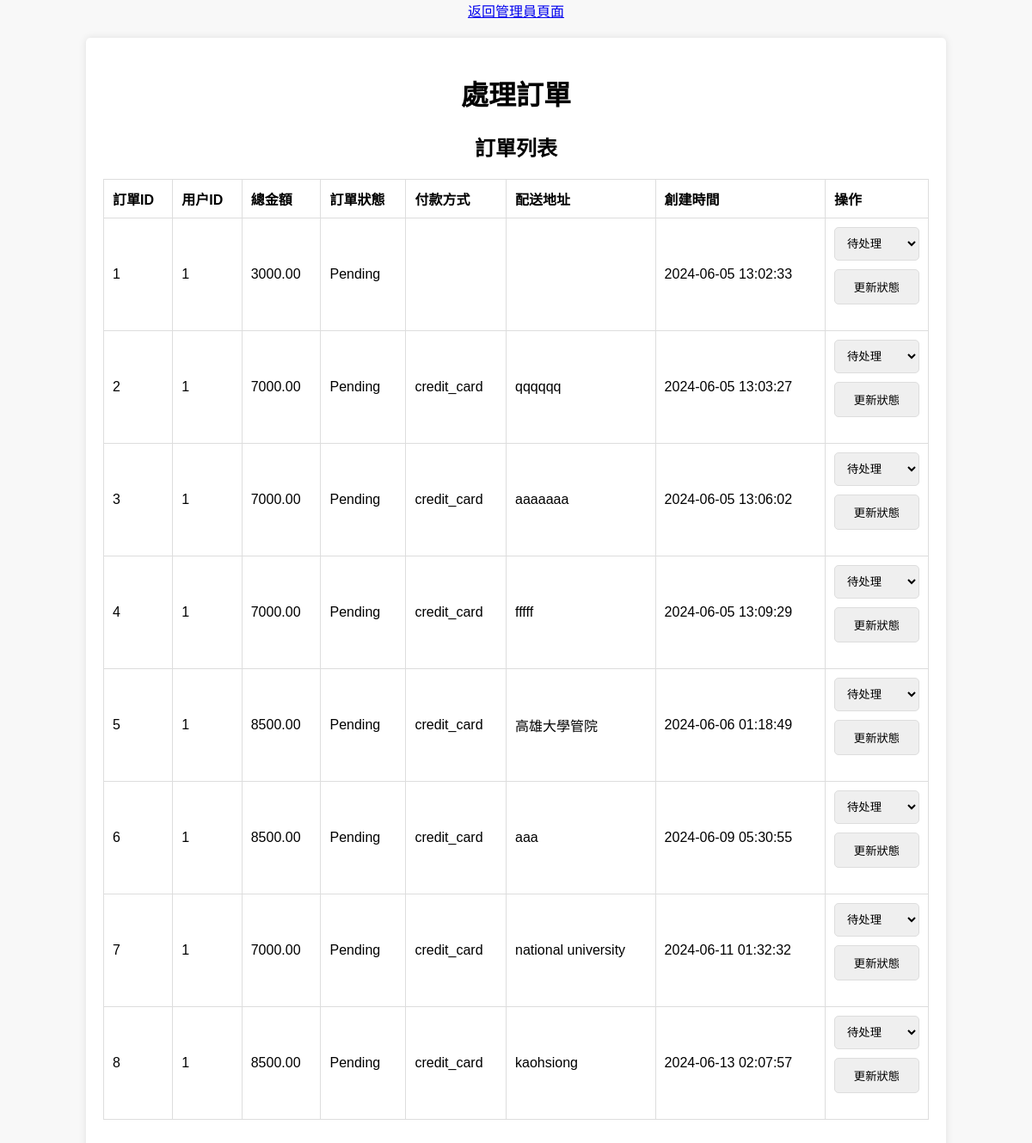
The page /manage_orders.php on the database its author committed.
### tables this page shows
CREATE TABLE `orders` (
  `id` int(11) NOT NULL,
  `user_id` int(11) NOT NULL,
  `total_amount` decimal(10,2) NOT NULL,
  `order_status` varchar(50) NOT NULL,
  `payment_method` varchar(50) NOT NULL,
  `shipping_address` text NOT NULL,
  `created_at` timestamp NOT NULL DEFAULT current_timestamp()
);

### manage_orders.php (the view, shortened to what this page needs)
<!DOCTYPE html>
<html lang="zh">
<head>
</head>
<body>
    <div style="text-align: center; margin-bottom: 20px;">
        <a href="admin.php">返回管理員頁面</a>
<div class="container">
    <h1>處理訂單</h1>
    <?php
$servername = "sql313.infinityfree.com";
$username = "if0_36681160";
$password = "phpyonex007";
$dbname = "if0_36681160_badminton_store";
    $conn = new mysqli($servername, $username, $password, $dbname);
    $conn->set_charset("utf8mb4");
    $sql = "SELECT * FROM orders";
    $result = $conn->query($sql);
    ?>
    <h2>訂單列表</h2>
    <table>
        <tr>
            <th>訂單ID</th>
            <th>用户ID</th>
            <th>總金額</th>
            <th>訂單狀態</th>
            <th>付款方式</th>
            <th>配送地址</th>
            <th>創建時間</th>
            <th>操作</th>
        </tr>
        <?php
        if ($result->num_rows > 0) {
            while ($row = $result->fetch_assoc()) {
                echo "<tr>";
                echo "<td>" . $row['id'] . "</td>";
                echo "<td>" . $row['user_id'] . "</td>";
                echo "<td>" . $row['total_amount'] . "</td>";
                echo "<td>" . $row['order_status'] . "</td>";
                echo "<td>" . $row['payment_method'] . "</td>";
                echo "<td>" . $row['shipping_address'] . "</td>";
                echo "<td>" . $row['created_at'] . "</td>";
                echo "<td>";
                echo "<form action='manage_orders.php' method='POST'>";
                echo "<select name='order_status'>";
                echo "<option value='Pending'" . ($row['order_status'] == 'Pending' ? ' selected' : '') . ">待处理</option>";
                echo "</select>";
                echo "<input type='submit' name='update_order_status' value='更新狀態'>";
                echo "</form>";
                echo "</td>";
                echo "</tr>";
            }
        } else {
            echo "<tr><td colspan='8'>没有訂單</td></tr>";
        }
        ?>
    </table>
</div>
</body>
</html>

### manage_orders.php (style rules this page uses)
body { font-family: Arial, sans-serif; background-color: #f8f8f8; margin: 0; padding: 0; }
.container { width: 80%; margin: 0 auto; padding: 20px; background-color: #fff; border-radius: 5px; box-shadow: 0 0 10px rgba(0, 0, 0, 0.1); margin-top: 20px; }
h1 { text-align: center; }
table { width: 100%; border-collapse: collapse; margin: 20px 0; }
table, th, td { border: 1px solid #ddd; }
th, td { padding: 10px; text-align: left; }
form { display: flex; flex-direction: column; gap: 10px; margin-bottom: 20px; }
form select, form input[type="submit"] { padding: 10px; border: 1px solid #ddd; border-radius: 5px; }

### rows shown on the page
orders: id "1", user "1", total_amount "3000.00", order_status "Pending", created_at "2024-06-05 13:02:33", order_status "待处理"
orders: id "2", user "1", total_amount "7000.00", order_status "Pending", payment_method "credit_card", shipping_address "qqqqqq", created_at "2024-06-05 13:03:27", order_status "待处理"
orders: id "3", user "1", total_amount "7000.00", order_status "Pending", payment_method "credit_card", shipping_address "aaaaaaa", created_at "2024-06-05 13:06:02", order_status "待处理"
orders: id "4", user "1", total_amount "7000.00", order_status "Pending", payment_method "credit_card", shipping_address "fffff", created_at "2024-06-05 13:09:29", order_status "待处理"
orders: id "5", user "1", total_amount "8500.00", order_status "Pending", payment_method "credit_card", shipping_address "高雄大學管院", created_at "2024-06-06 01:18:49", order_status "待处理"
orders: id "6", user "1", total_amount "8500.00", order_status "Pending", payment_method "credit_card", shipping_address "aaa", created_at "2024-06-09 05:30:55", order_status "待处理"
orders: id "7", user "1", total_amount "7000.00", order_status "Pending", payment_method "credit_card", shipping_address "national university", created_at "2024-06-11 01:32:32", order_status "待处理"
orders: id "8", user "1", total_amount "8500.00", order_status "Pending", payment_method "credit_card", shipping_address "kaohsiong", created_at "2024-06-13 02:07:57", order_status "待处理"
